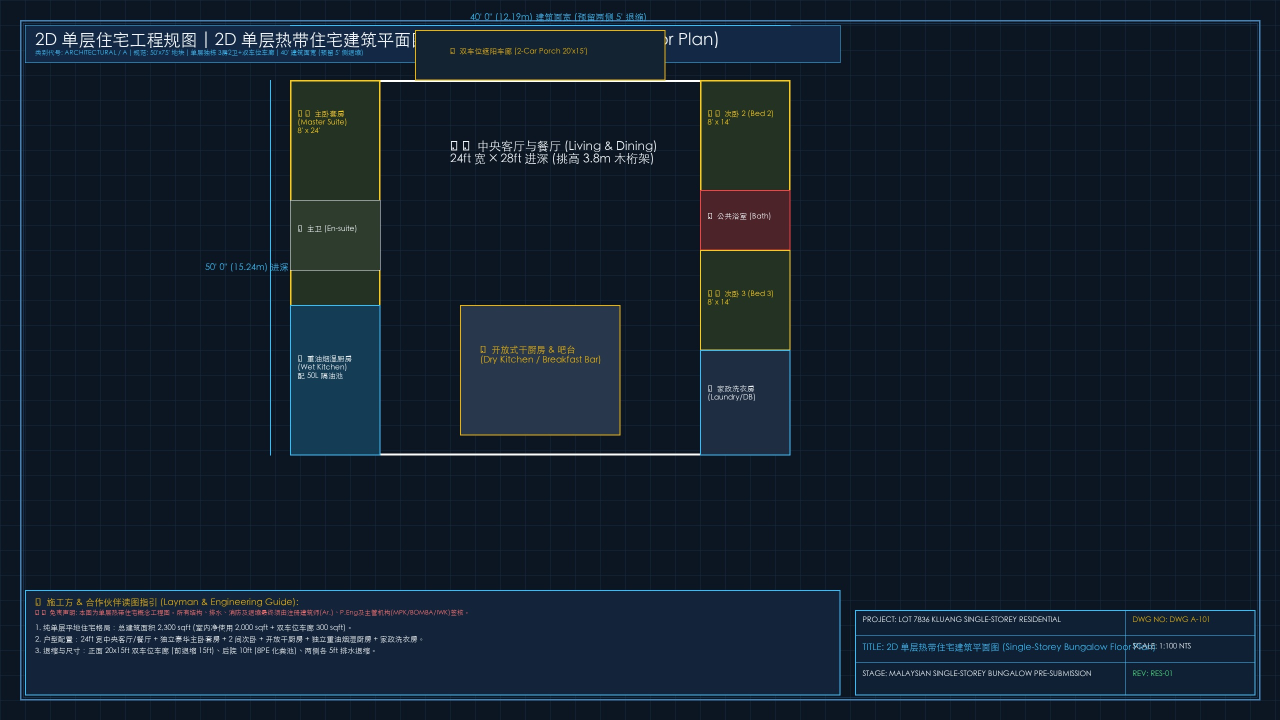
#> input picture assets/floorplan-bp.jpg, 2560 x 1440 px (shown at 1/2 size)
$ python generate_previews.py
#> lines starting #> are read from the running program, lines starting #| are printed output that depends on the picture
import os
from PIL import Image

mapping = {
    "a-101": "assets/floorplan-bp.jpg",
    "a-102": "assets/elevation-bp.jpg",
    "s-101": "assets/container_splicing_blueprint.jpg",
    "m-101": "assets/kitchen_drainage_blueprint.jpg",
    "f-101": "assets/fire_safety_egress_blueprint.jpg",
    "t-101": "assets/tc_testing_blueprint.jpg",
    "g-101": "assets/siteplan-bp.jpg",
    "e-101": "assets/electrical_wiring_blueprint.jpg",
    "x-101": "assets/soil_termite_waterproof_blueprint.jpg",
    "d-101": "assets/breeze_block_detail_blueprint.jpg",
    "k-101": "assets/kitchen_millwork_blueprint.jpg",
    "m-102": "assets/hvac_aircon_blueprint.jpg"
}

os.makedirs("assets/drawings", exist_ok=True)

for code, src in mapping.items():
    if os.path.exists(src):
        with Image.open(src) as img:
#> img is the input picture: PIL image 2560x1440 RGB; mean R, G, B 19.2, 31.7, 44.9
            img_resized = img.resize((640, 360), Image.Resampling.LANCZOS)
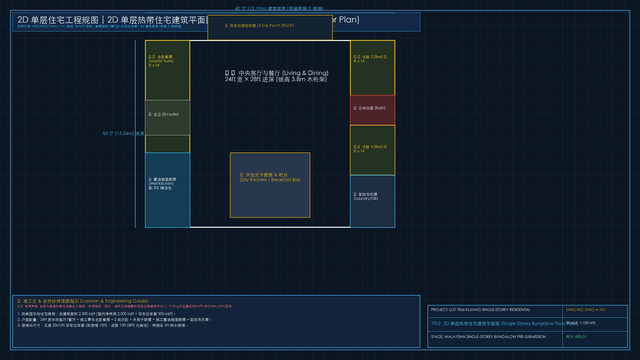
#> img_resized: PIL image 640x360 RGB; mean R, G, B 19.2, 31.7, 44.9
            out_path = f"assets/drawings/{code}-preview.png"
            img_resized.save(out_path, "PNG", optimize=True)
            print(f"Updated {out_path} from {src}")
    else:
        print(f"Error: {src} does not exist!")
#> pass 2 of the loop `for code, src in mapping.items():`:
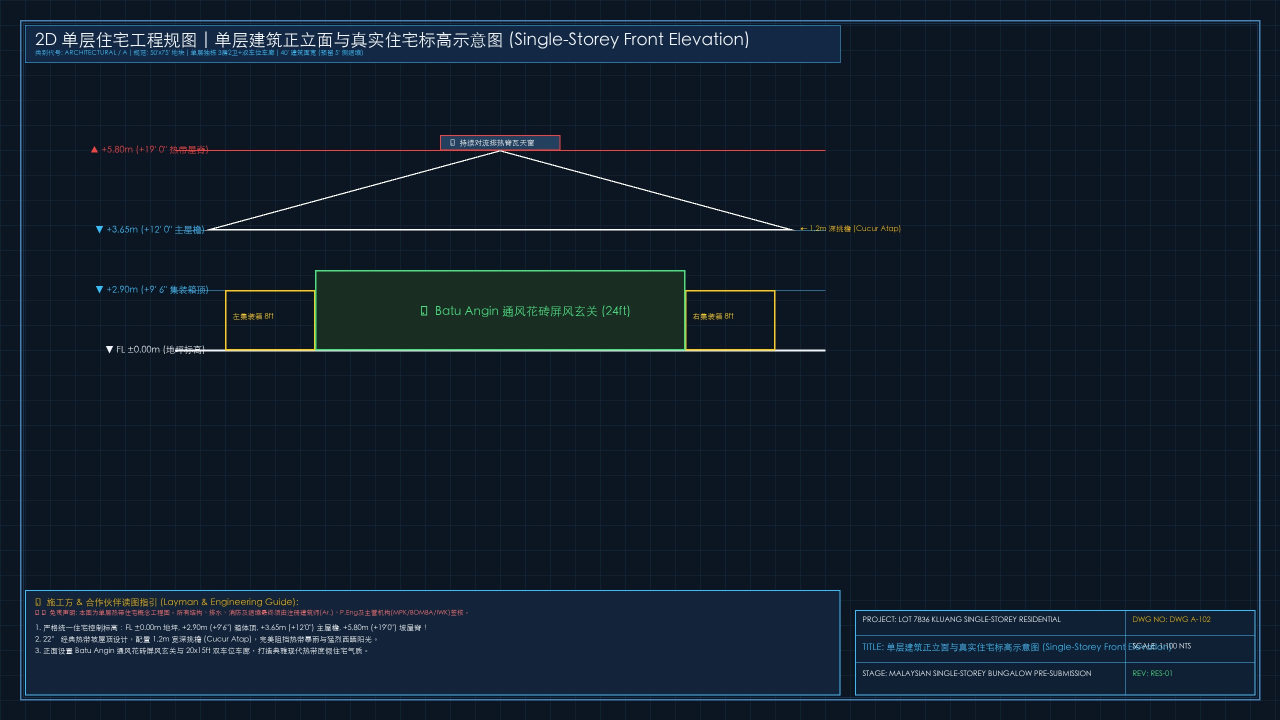
#> input picture assets/elevation-bp.jpg, 2560 x 1440 px (shown at 1/2 size)
#> img is the input picture: PIL image 2560x1440 RGB; mean R, G, B 17.2, 29.7, 43.2
#> `img_resized = img.resize((640, 360), Image.Resampling.LANCZOS)`:
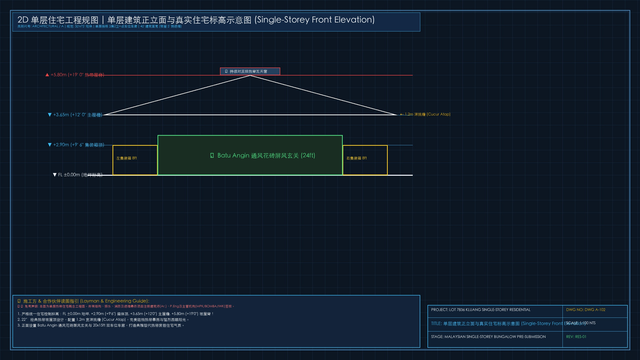
#> img_resized: PIL image 640x360 RGB; mean R, G, B 17.2, 29.7, 43.1
#> pass 3 of the loop `for code, src in mapping.items():`:
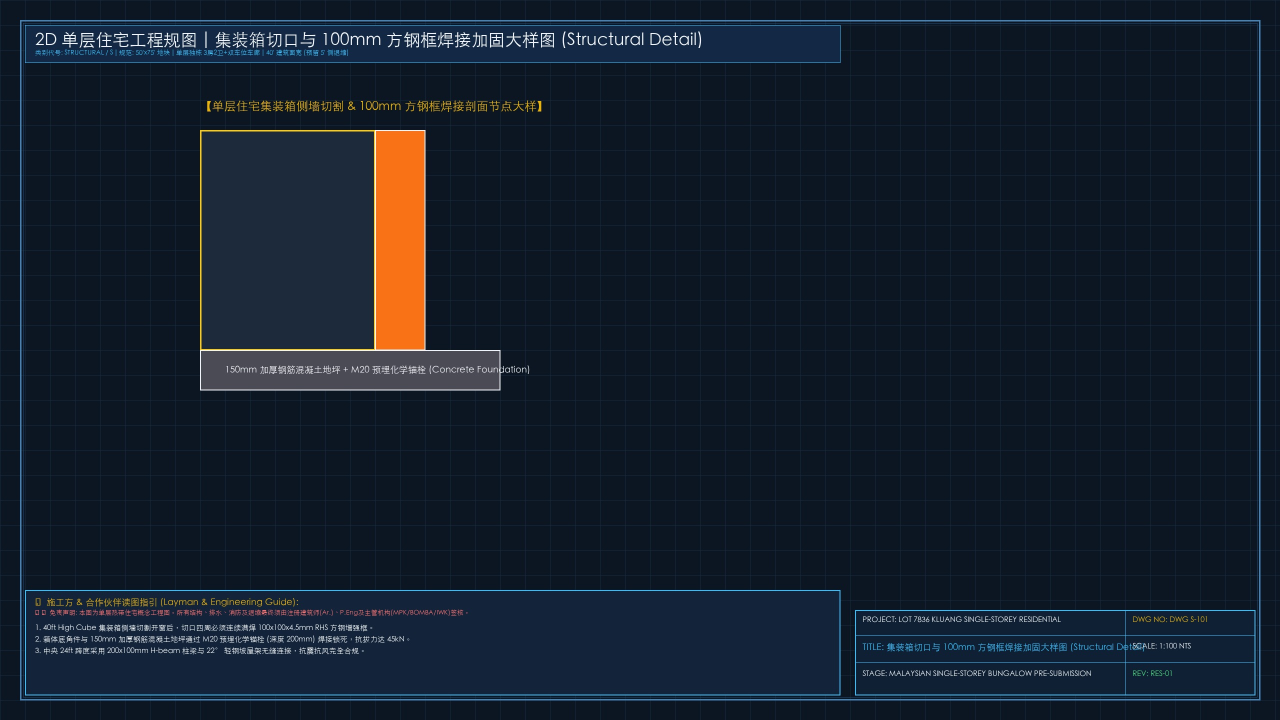
#> input picture assets/container_splicing_blueprint.jpg, 2560 x 1440 px (shown at 1/2 size)
#> img is the input picture: PIL image 2560x1440 RGB; mean R, G, B 20.4, 30.8, 43.9
#> `img_resized = img.resize((640, 360), Image.Resampling.LANCZOS)`:
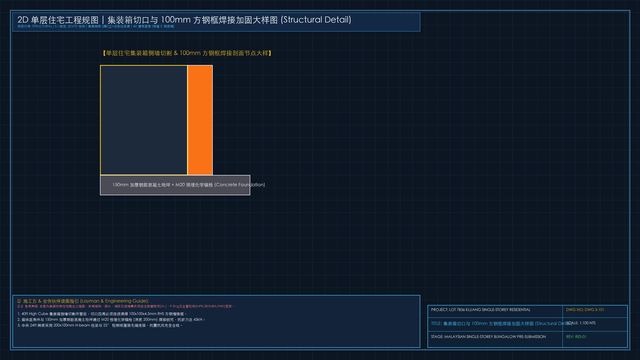
#> img_resized: PIL image 640x360 RGB; mean R, G, B 20.4, 30.8, 43.9
#> the loop made 12 passes; the first 3 are shown
